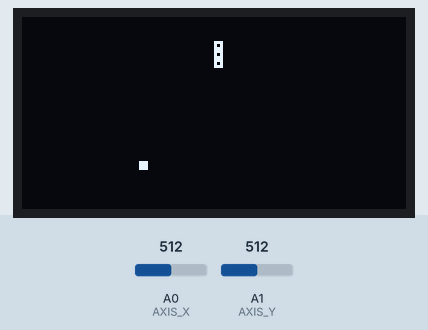
Simulated run of this sketch. Board: Arduino Uno, built with avr-gcc and run on an emulated ATmega328P. On the bench: 128×64 one-colour display. Inputs (shaded band) come from the test bench; at power-on: A0 (AXIS_X) = 512, A1 (AXIS_Y) = 512. Random numbers use the default seed unless the sketch sets one; what the sketch prints to the serial monitor is not drawn.

Above: at 1.2 s.
1.3 s: A0 (AXIS_X) set to 778
At 1.6 s:
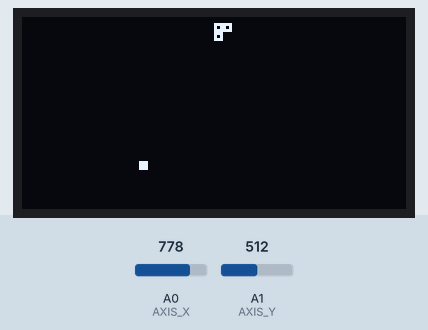
3.0 s: A1 (AXIS_Y) set to 778
At 3.77 s:
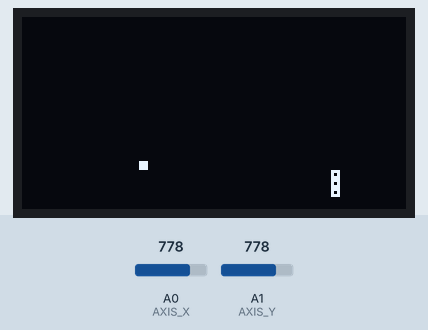
4.7 s: A1 (AXIS_Y) set to 758
At 4.92 s:
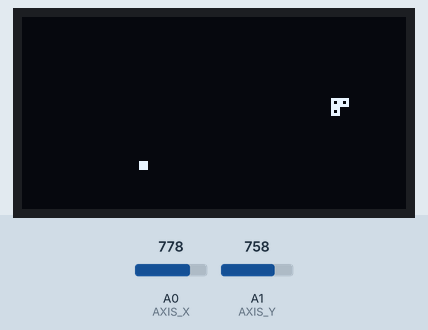
6.3 s: A0 (AXIS_X) set to 122
At 6.97 s:
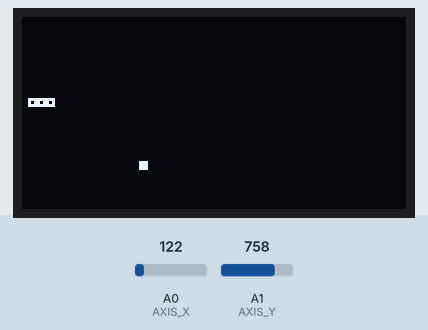
8.0 s: A0 (AXIS_X) set to 900
At 8.64 s:
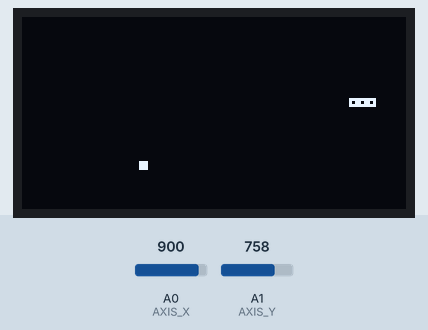
9.6 s: A1 (AXIS_Y) set to 900
At 9.92 s:
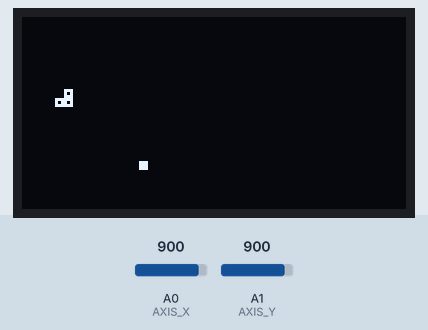

The sketch:

SnakePart3.ino
```cpp
#include "JoyShield.h"

#include <Wire.h>
#include <Adafruit_GFX.h>
#include <Adafruit_SSD1306.h>

#define SCREEN_WIDTH 128
#define SCREEN_HEIGHT 64
#define OLED_RESET     2
#define SCREEN_ADDRESS 0x3C
Adafruit_SSD1306 oled(SCREEN_WIDTH, SCREEN_HEIGHT, &Wire, OLED_RESET);

unsigned long t1;
int sz = 3;

enum directions {none, up, down, left, right} dir;

//1 aggiungo due array lunghi con coordinate e direzione.
//posso usare byte perché al max ho 128 char
#define MAX_SNAKE 20
byte x[MAX_SNAKE];
byte y[MAX_SNAKE];
enum directions dirl[MAX_SNAKE];
byte snake_len = 3;
int fx, fy;

void setup() {
  Serial.begin(9600);

  if(!oled.begin(SSD1306_SWITCHCAPVCC, SCREEN_ADDRESS)) {
    Serial.println(F("SSD1306 allocation failed"));
    for(;;);
  }
  oled.setTextSize(1);      // Normal 1:1 pixel scale
  oled.setTextColor(SSD1306_WHITE); // Draw white text
  oled.cp437(true);         // Use full 256 char 'Code Page 437' font

  //2 inizializzo gli array
  for (byte i = 0; i < MAX_SNAKE; i++) {
    x[i] = 0;
    y[i] = 0;
    dirl[i] = none;
  }
  x[0] = SCREEN_WIDTH / 2;
  y[0] = SCREEN_HEIGHT / 2;
  dirl[0] = up;
  x[1] = SCREEN_WIDTH / 2;
  y[1] = SCREEN_HEIGHT / 2+sz;
  dirl[1] = up;
  x[2] = SCREEN_WIDTH / 2;
  y[2] = SCREEN_HEIGHT / 2 + 2 * sz;
  dirl[2] = up;

  dir = up;

  randomSeed(analogRead(A2));
  food();
}

void loop() {
  int a = analogRead(AXIS_X);
  int b = analogRead(AXIS_Y);
  if (a > 768) dir = right;
  if (a < 256) dir = left;
  if (b > 768) dir = up;
  if (b < 256) dir = down;

  if ((millis() - t1) > 100) {
    oled.clearDisplay();

    //food
    oled.fillRect(fx, fy, sz, sz, SSD1306_WHITE);

    if (
      (x[0] >= fx) && (x[0] < fx+sz) &&
      (y[0] >= fy) && (y[0] < fy+sz)) {
      grow();
    }

    drawSnake(dir);

    oled.display();
    t1 = millis();
  }
}

void drawSnake(enum directions dir){

  //draw
  for (int i = 0; i < snake_len; i++) {
    oled.drawRect(x[i], y[i], sz, sz, SSD1306_WHITE);
  }

  //move
  //qui assegno ad ogni blocco la direzione
  enum directions dir_blocco_che_precede = 0;
  enum directions d = 0;
  Serial.println(x[0]);
  for (int i = 0; i < snake_len; i++) {
    if (i == 0) {
      //per il primo blocco
      //salvo la sua dir nella variabile dirprec
      dir_blocco_che_precede = dirl[0];
      //a lui assegno la direzione corrente
      dirl[0] = dir;
    } else {
      //per i blocchi a seguire
      //salvo la direzione del blocco nella variabule d
      d = dirl[i];
      //nella dir del blocco metto dirprec
      dirl[i] = dir_blocco_che_precede;
      //salvo la sua dir nella variabile dirprec per assegnarla al prox blocco
      dir_blocco_che_precede = d;
    }
    //qui elaboro le direzioni dei blocchi
    switch(dirl[i]) {
      case up: //up
        y[i] -= sz;
        break;
      case down:  //dw
        y[i] += sz;
        break;
      case right: //lx
        x[i] += sz;
        break;
      case left:  //rx
        x[i] -= sz;
        break;
    }
    if (x[i] >= SCREEN_WIDTH) x[i] -= SCREEN_WIDTH;
    if (x[i] <= 0) x[i] += SCREEN_WIDTH;
    if (y[i] >= SCREEN_HEIGHT) y[i] -= SCREEN_HEIGHT;
    if (y[i] <= 0) y[i] += SCREEN_HEIGHT;
  }

}

void food() {
  fx = random(sz, SCREEN_WIDTH-sz);
  fy = random(sz, SCREEN_HEIGHT-sz);
}

void grow() {
  if (snake_len == MAX_SNAKE - 1) return;

  int lastx = x[snake_len-1];
  int lasty = y[snake_len-1];
  enum directions lastdir = dirl[snake_len-1];

  switch(lastdir) {
    case up: //up
      lasty += sz;
      break;
    case down:  //dw
      lasty -= sz;
      break;
    case right: //lx
      lastx -= sz;
      break;
    case left:  //rx
      lastx += sz;
      break;
  }
  snake_len++;
  x[snake_len-1] = lastx;
  y[snake_len-1] = lasty;
  dirl[snake_len-1] = lastdir;

  //nuovo cibo
  food();
}
```

JoyShield.h
```cpp
#ifndef _JOY_SHIELD_H_
#define _JOY_SHIELD_H_

#define BT_UP 2
#define BT_DN 4
#define BT_DX 5
#define BT_SX 3
#define BT_E 6
#define BT_F 7
#define BT_MID 8
#define AXIS_X A0
#define AXIS_Y A1


#endif
```
